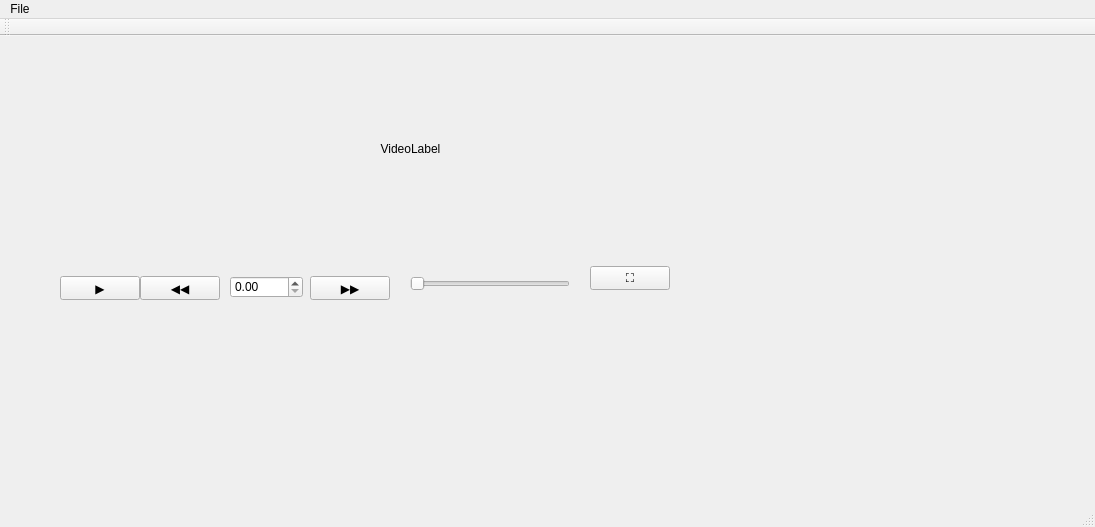
<?xml version="1.0" encoding="UTF-8"?>
<ui version="4.0">
 <class>PixelVideoEditorClass</class>
 <widget class="QMainWindow" name="PixelVideoEditorClass">
  <property name="geometry">
   <rect>
    <x>0</x>
    <y>0</y>
    <width>1095</width>
    <height>527</height>
   </rect>
  </property>
  <property name="windowTitle">
   <string>PixelVideoEditor</string>
  </property>
  <widget class="QWidget" name="centralWidget">
   <widget class="QLabel" name="VideoLabel">
    <property name="geometry">
     <rect>
      <x>140</x>
      <y>0</y>
      <width>541</width>
      <height>225</height>
     </rect>
    </property>
    <property name="sizePolicy">
     <sizepolicy hsizetype="Expanding" vsizetype="Expanding">
      <horstretch>0</horstretch>
      <verstretch>0</verstretch>
     </sizepolicy>
    </property>
    <property name="text">
     <string>VideoLabel</string>
    </property>
    <property name="alignment">
     <set>Qt::AlignmentFlag::AlignCenter</set>
    </property>
   </widget>
   <widget class="QPushButton" name="PlayPauseButton">
    <property name="geometry">
     <rect>
      <x>60</x>
      <y>240</y>
      <width>80</width>
      <height>24</height>
     </rect>
    </property>
    <property name="text">
     <string>▶</string>
    </property>
   </widget>
   <widget class="ClickableSlider" name="SeekSlider">
    <property name="geometry">
     <rect>
      <x>410</x>
      <y>240</y>
      <width>160</width>
      <height>16</height>
     </rect>
    </property>
    <property name="maximum">
     <number>100</number>
    </property>
    <property name="orientation">
     <enum>Qt::Orientation::Horizontal</enum>
    </property>
   </widget>
   <widget class="QPushButton" name="FullscreenButton">
    <property name="geometry">
     <rect>
      <x>590</x>
      <y>230</y>
      <width>80</width>
      <height>24</height>
     </rect>
    </property>
    <property name="text">
     <string>⛶</string>
    </property>
   </widget>
   <widget class="QPushButton" name="RewindButton">
    <property name="geometry">
     <rect>
      <x>140</x>
      <y>240</y>
      <width>80</width>
      <height>24</height>
     </rect>
    </property>
    <property name="text">
     <string>◀◀</string>
    </property>
   </widget>
   <widget class="QPushButton" name="ForwardButton">
    <property name="geometry">
     <rect>
      <x>310</x>
      <y>240</y>
      <width>80</width>
      <height>24</height>
     </rect>
    </property>
    <property name="text">
     <string>▶▶</string>
    </property>
   </widget>
   <widget class="QDoubleSpinBox" name="SeekStepSpin">
    <property name="geometry">
     <rect>
      <x>230</x>
      <y>240</y>
      <width>73</width>
      <height>22</height>
     </rect>
    </property>
   </widget>
  </widget>
  <widget class="QMenuBar" name="menuBar">
   <property name="geometry">
    <rect>
     <x>0</x>
     <y>0</y>
     <width>1095</width>
     <height>21</height>
    </rect>
   </property>
   <widget class="QMenu" name="menuFile">
    <property name="title">
     <string>File</string>
    </property>
    <addaction name="actionOpen"/>
   </widget>
   <addaction name="menuFile"/>
  </widget>
  <widget class="QToolBar" name="mainToolBar">
   <attribute name="toolBarArea">
    <enum>TopToolBarArea</enum>
   </attribute>
   <attribute name="toolBarBreak">
    <bool>false</bool>
   </attribute>
  </widget>
  <widget class="QStatusBar" name="statusBar"/>
  <action name="actionOpen">
   <property name="text">
    <string>Open</string>
   </property>
  </action>
 </widget>
 <layoutdefault spacing="6" margin="11"/>
 <customwidgets>
  <customwidget>
   <class>ClickableSlider</class>
   <extends>QSlider</extends>
   <header location="global">clickableslider.h</header>
  </customwidget>
 </customwidgets>
 <resources>
  <include location="PixelVideoEditor.qrc"/>
 </resources>
 <connections/>
</ui>
